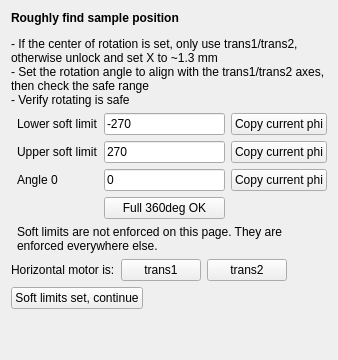
     <widget class="QWidget" name="page_position_and_rotation">
      <layout class="QVBoxLayout" name="layout_position_and_rotation">
       <item>
        <widget class="QLabel" name="lb_posrot_title">
         <property name="text">
          <string>&lt;html&gt;&lt;head/&gt;&lt;body&gt;&lt;p&gt;&lt;span style=&quot; font-weight:600;&quot;&gt;Roughly find sample position&lt;/span&gt;&lt;/p&gt;&lt;p&gt;- If the center of rotation is set, only use trans1/trans2, otherwise unlock and set X to ~1.3 mm&lt;br/&gt;- Set the rotation angle to align with the trans1/trans2 axes, then check the safe range&lt;br/&gt;- Verify rotating is safe&lt;/p&gt;&lt;/body&gt;&lt;/html&gt;</string>
         </property>
         <property name="textFormat">
          <enum>Qt::RichText</enum>
         </property>
         <property name="wordWrap">
          <bool>true</bool>
         </property>
        </widget>
       </item>
       <item>
        <layout class="QHBoxLayout" name="layout_posrot_body">
         <item>
          <widget class="QWidget" name="container_rows_posrot" native="true"/>
         </item>
         <item>
          <layout class="QGridLayout" name="layout_posrot_limits">
           <item row="2" column="0">
            <widget class="QLabel" name="lb_x_cap_phi_zero">
             <property name="text">
              <string>Angle 0</string>
             </property>
            </widget>
           </item>
           <item row="2" column="2">
            <widget class="QPushButton" name="pb_x_set_zero">
             <property name="toolTip">
              <string>Copy the current phi angle in as the zero reference used to judge the safe arc.</string>
             </property>
             <property name="text">
              <string>Copy current phi</string>
             </property>
            </widget>
           </item>
           <item row="2" column="1">
            <widget class="QLineEdit" name="ed_x_phi_zero">
             <property name="text">
              <string>0</string>
             </property>
            </widget>
           </item>
           <item row="1" column="2">
            <widget class="QPushButton" name="pb_x_set_high">
             <property name="toolTip">
              <string>Copy the current phi angle into the upper soft limit.</string>
             </property>
             <property name="text">
              <string>Copy current phi</string>
             </property>
            </widget>
           </item>
           <item row="4" column="0" colspan="3">
            <widget class="QLabel" name="lb_posrot_hint">
             <property name="text">
              <string>Soft limits are not enforced on this page. They are enforced everywhere else.</string>
             </property>
             <property name="wordWrap">
              <bool>true</bool>
             </property>
            </widget>
           </item>
           <item row="0" column="2">
            <widget class="QPushButton" name="pb_x_set_low">
             <property name="toolTip">
              <string>Copy the current phi angle into the lower soft limit.</string>
             </property>
             <property name="text">
              <string>Copy current phi</string>
             </property>
            </widget>
           </item>
           <item row="1" column="1">
            <widget class="QLineEdit" name="ed_x_phi_high">
             <property name="text">
              <string>270</string>
             </property>
            </widget>
           </item>
           <item row="1" column="0">
            <widget class="QLabel" name="lb_x_cap_phi_high">
             <property name="text">
              <string>Upper soft limit</string>
             </property>
            </widget>
           </item>
           <item row="0" column="0">
            <widget class="QLabel" name="lb_x_cap_phi_low">
             <property name="text">
              <string>Lower soft limit</string>
             </property>
            </widget>
           </item>
           <item row="0" column="1">
            <widget class="QLineEdit" name="ed_x_phi_low">
             <property name="text">
              <string>-270</string>
             </property>
            </widget>
           </item>
           <item row="3" column="1">
            <widget class="QPushButton" name="pb_x_phi_full360">
             <property name="text">
              <string>Full 360deg OK</string>
             </property>
            </widget>
           </item>
          </layout>
         </item>
        </layout>
       </item>
       <item>
        <layout class="QHBoxLayout" name="layout_posrot_picker">
         <item>
          <widget class="QLabel" name="lb_x_transh_prompt">
           <property name="text">
            <string>Horizontal motor is:</string>
           </property>
          </widget>
         </item>
         <item>
          <widget class="QPushButton" name="pb_posrot_trans1">
           <property name="toolTip">
            <string>Record trans1 as the horizontal stage (transH). Used by every later step.</string>
           </property>
           <property name="text">
            <string>trans1</string>
           </property>
          </widget>
         </item>
         <item>
          <widget class="QPushButton" name="pb_posrot_trans2">
           <property name="toolTip">
            <string>Record trans2 as the horizontal stage (transH). Used by every later step.</string>
           </property>
           <property name="text">
            <string>trans2</string>
           </property>
          </widget>
         </item>
         <item>
          <spacer name="spacer_posrot_picker">
           <property name="orientation">
            <enum>Qt::Horizontal</enum>
           </property>
           <property name="sizeHint" stdset="0">
            <size>
             <width>40</width>
             <height>20</height>
            </size>
           </property>
          </spacer>
         </item>
        </layout>
       </item>
       <item>
        <layout class="QHBoxLayout" name="layout_posrot_buttons">
         <item>
          <widget class="QPushButton" name="pb_posrot_continue">
           <property name="text">
            <string>Soft limits set, continue</string>
           </property>
          </widget>
         </item>
         <item>
          <spacer name="spacer_posrot_buttons">
           <property name="orientation">
            <enum>Qt::Horizontal</enum>
           </property>
           <property name="sizeHint" stdset="0">
            <size>
             <width>40</width>
             <height>20</height>
            </size>
           </property>
          </spacer>
         </item>
        </layout>
       </item>
       <item>
        <spacer name="spacer_posrot_bottom">
         <property name="orientation">
          <enum>Qt::Vertical</enum>
         </property>
         <property name="sizeHint" stdset="0">
          <size>
           <width>20</width>
           <height>40</height>
          </size>
         </property>
        </spacer>
       </item>
      </layout>
     </widget>
